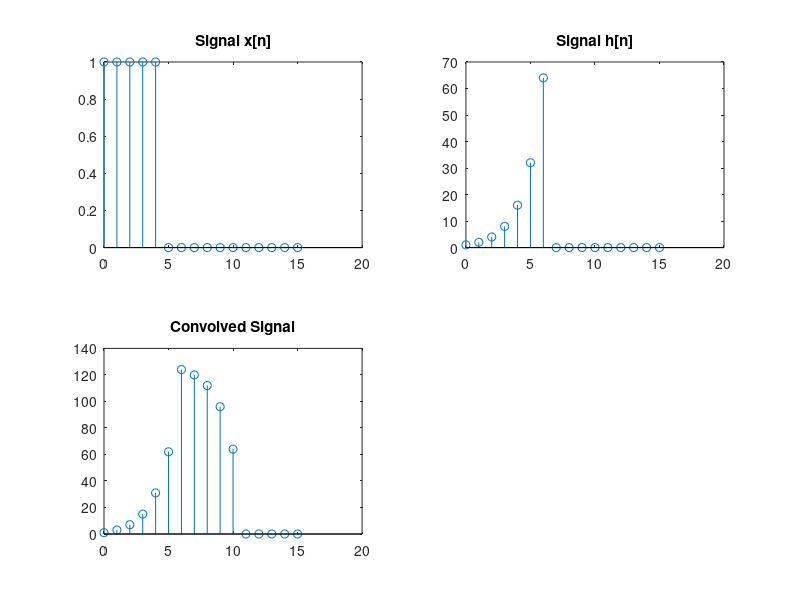

Recreate this plot in MATLAB. (Note: this script raises an error after producing the figure.)
interval = 0:15;
alpha = 2;

signal1 = zeros(1, 16);
signal2 = zeros(1, 16);
convolved_signal = zeros(1, 16);

for i = 1:16
    if i >= 1 && i <= 5
        signal1(i) = 1;
    end
    if i >= 1 && i <= 7
        signal2(i) = alpha^(i-1);
    end
end

for i = 1:16
    for j = 1:i
        convolved_signal(i) = convolved_signal(i) + signal2(j) * signal1(i-j+1);
    end
end

figure;
subplot(2, 2, 1);
stem(interval, signal1);
title('Signal x[n]');

subplot(2, 2, 2);
stem(interval, signal2);
title('Signal h[n]');

subplot(2, 2, 3);
stem(interval, convolved_signal);
title('Convolved Signal');

sgtitle('Convolution of Signals');







